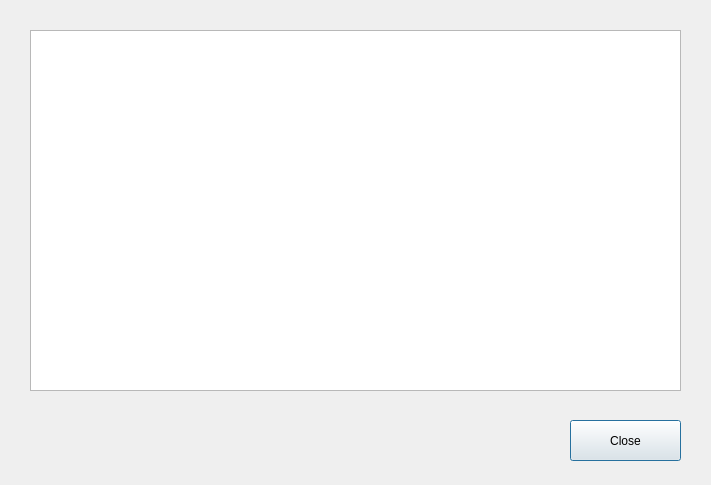
<?xml version="1.0" encoding="UTF-8"?>
<ui version="4.0">
 <class>showlist</class>
 <widget class="QDialog" name="showlist">
  <property name="geometry">
   <rect>
    <x>0</x>
    <y>0</y>
    <width>711</width>
    <height>485</height>
   </rect>
  </property>
  <property name="windowTitle">
   <string>Form</string>
  </property>
  <widget class="QTableWidget" name="tabl">
   <property name="geometry">
    <rect>
     <x>30</x>
     <y>30</y>
     <width>651</width>
     <height>361</height>
    </rect>
   </property>
  </widget>
  <widget class="QPushButton" name="Close">
   <property name="geometry">
    <rect>
     <x>570</x>
     <y>420</y>
     <width>111</width>
     <height>41</height>
    </rect>
   </property>
   <property name="text">
    <string>Close</string>
   </property>
  </widget>
 </widget>
 <resources/>
 <connections/>
</ui>
